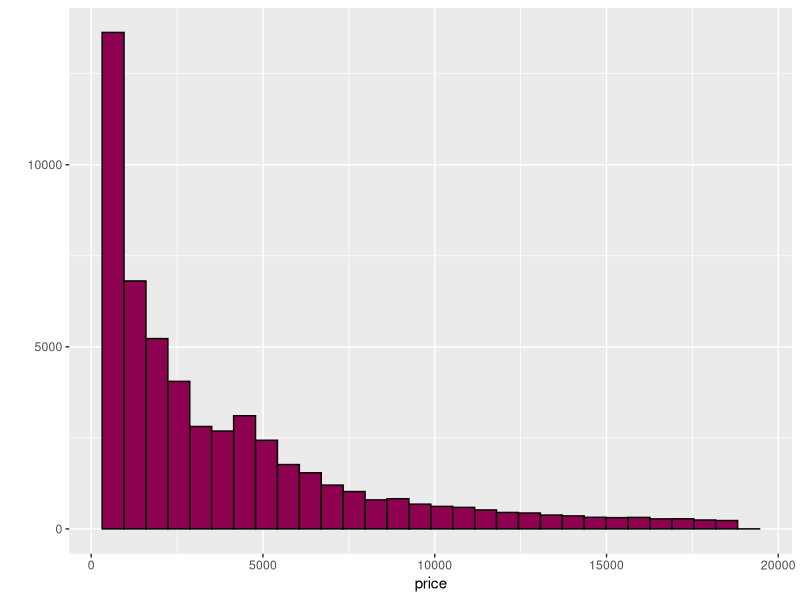
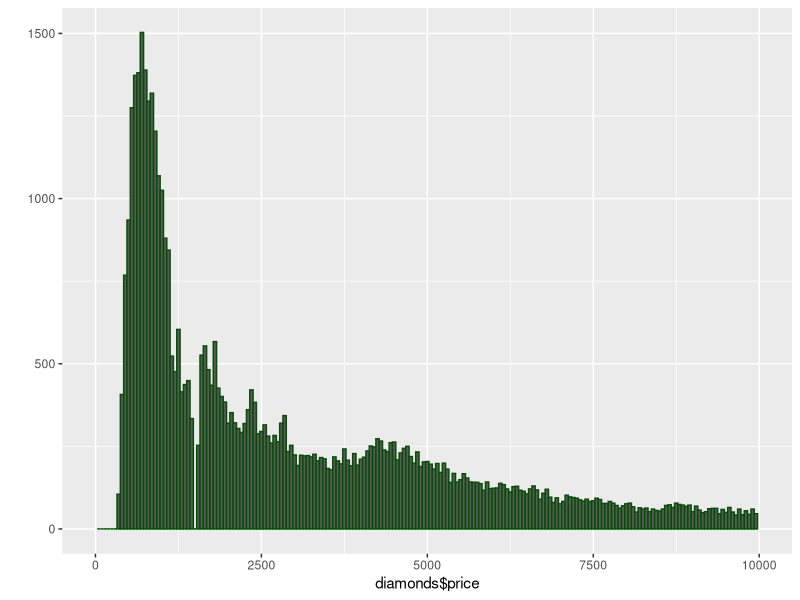
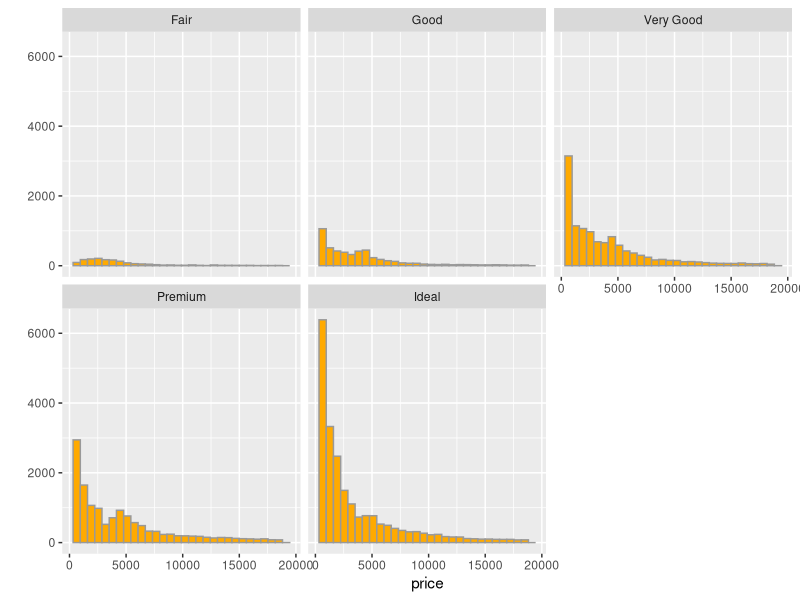
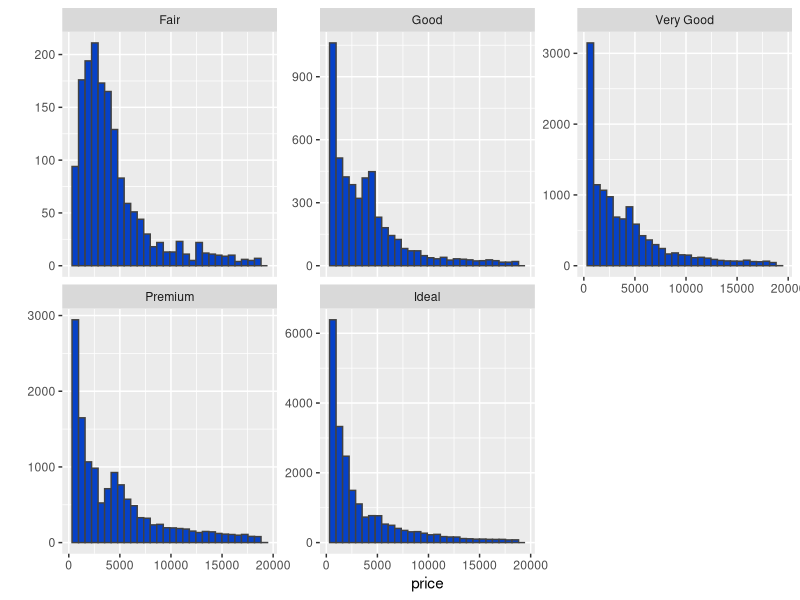
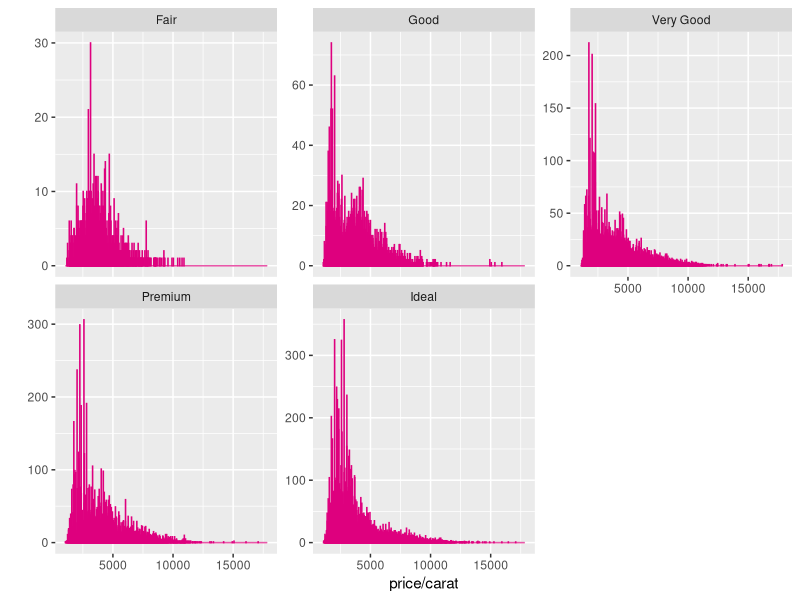
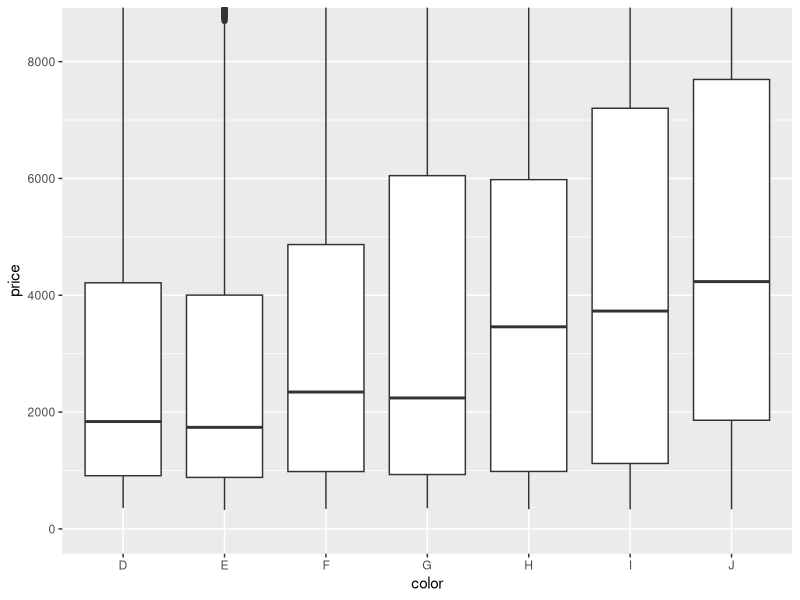
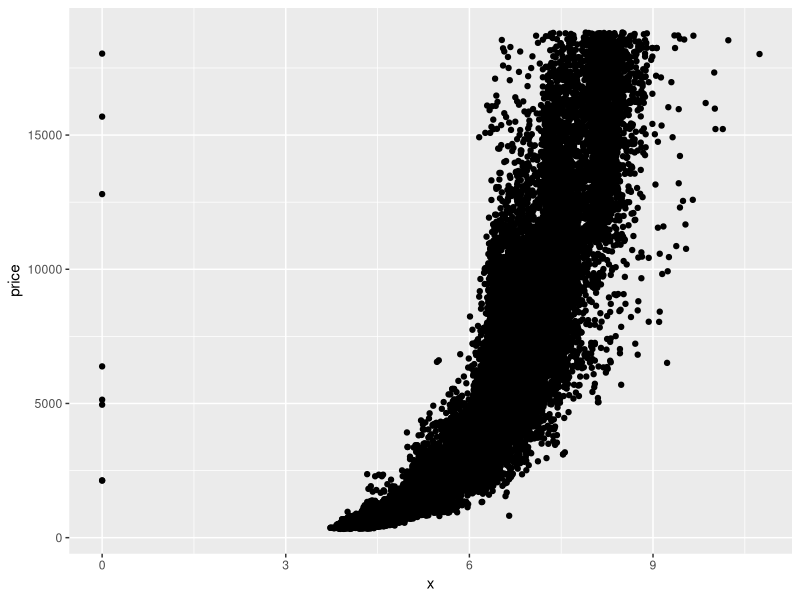
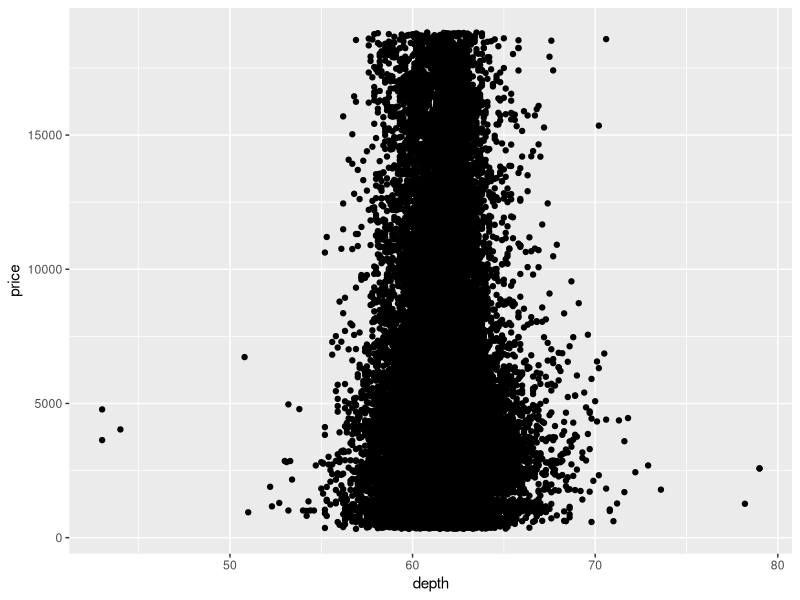

Generate these figures, in order, with R:
## ---- chunk 1
library(ggplot2)
data(diamonds)
summary(diamonds)
str(diamonds)
summary(diamonds$color)
## ---- chunk 2
qplot(x = price, data = diamonds, color=I('#040600'), fill=I('#8e0050'))
## ---- chunk 3
summary(diamonds$price)
## ---- chunk 4
summary(diamonds$price < 500)
summary(diamonds$price < 250)
summary(diamonds$price > 15000)
## ---- chunk 5
qplot(x=diamonds$price, data=diamonds, binwidth=50, color= I('#064e06')) +
  scale_x_continuous(limits=c(0,10000))
## ---- chunk 6
qplot(x=price, data = diamonds, color= I('#999999'), fill= I('#ffaa00')) +
 facet_wrap(~cut)
## ---- chunk 7
diamonds$cut[diamonds$price == max(diamonds$price)]
## ---- chunk 8
diamonds$cut[diamonds$price == min(diamonds$price)]
## ---- chunk 9
by(diamonds$price, diamonds$cut, median)
## ---- chunk 10
qplot(x = price, data = diamonds, color=I("#414141"), fill=I("#0641c8")) + 
  facet_wrap(~cut, scales="free_y")
## ---- chunk 11
qplot(x = price/carat, data = diamonds, color=I("#de007e"), fill=I("#414141"), binwidth = 10) + 
  facet_wrap(~cut, scales="free_y")
## ---- chunk 12
qplot(x=color, y=price, 
      data=diamonds,
      geom='boxplot') +
  coord_cartesian(ylim=c(0,8500))
## ---- chunk 13
by(diamonds$price, diamonds$color, summary)
7695-1860
4214-911

## ---- chunk 14
ggplot(aes(x=x, y=price), data = diamonds) +
  geom_point()
## ---- chunk 15
cor.test(diamonds$x, diamonds$price, method = 'pearson')
cor.test(diamonds$y, diamonds$price, method = 'pearson')
cor.test(diamonds$z, diamonds$price, method = 'pearson')
## ---- chunk 16
ggplot(aes(x=depth, y=price), data = diamonds) +
  geom_point()
## ---- chunk 17
ggplot(aes(x=depth, y=price), data = diamonds) +
  geom_point(alpha=1/100)
## ---- chunk 18
cor.test(diamonds$depth, diamonds$price, method = 'pearson')
## ---- chunk 19
ggplot(aes(x=carat, y=price), data = diamonds) +
  geom_point(alpha=1/10) +
  xlim(0, quantile(diamonds$carat, 0.99)) +
  ylim(0, quantile(diamonds$price, 0.99))
## ---- chunk 20
diamonds$volume = diamonds$x * diamonds$y * diamonds$z

ggplot(aes(x=volume, y=price), data = diamonds) +
  geom_point(alpha=1/20) +
  xlim(0, 800)
## ---- chunk 21
custom_volume = subset(diamonds, diamonds$volume > 0)
custom_volume = subset(custom_volume, custom_volume$volume <= 800)
cor.test(custom_volume$volume, custom_volume$price, method = 'pearson')
## ---- chunk 22
ggplot(aes(x=volume, y=price), data = custom_volume) +
  geom_point(alpha=1/20) +
  xlim(0, 500) +
  ylim(0, 20000) +
  geom_smooth(method = 'lm', color='red')
## ---- chunk 23
tiny = subset(diamonds, diamonds$volume > 30)
tiny = subset(tiny, tiny$volume <= 180)

ggplot(aes(x=volume, y=price), data = tiny) +
  geom_point(alpha=1/20) +
  geom_smooth(method = 'lm', color='red')
## ---- chunk 24
library(dplyr)

diamonds_by_clarity <- group_by(diamonds, clarity)
diamonds_mp_by_clarity <- summarise(diamonds_by_clarity, mean_price = mean(price))

diamonds_by_color <- group_by(diamonds, color)
diamonds_mp_by_color <- summarise(diamonds_by_color, mean_price = mean(price))

head(diamonds_mp_by_clarity)
